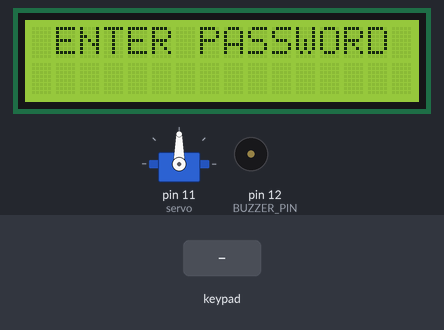
Simulated run of this sketch. Board: Arduino Uno, built with avr-gcc and run on an emulated ATmega328P. Parts: servo, 16×2 character LCD, buzzer (waves = sounding, pin HIGH). The test bench sets the inputs (shaded band).

Above: at 4.2 s.
4.3 s: keypad keys 6 5 9 8 2 5 D pressed 0.4 s apart
At 8.3 s:
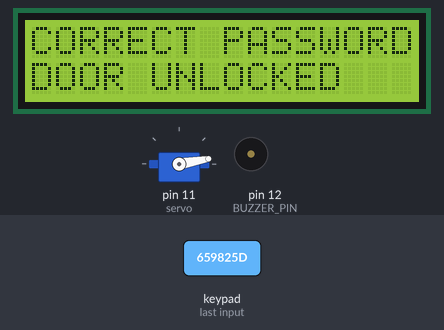
8.6 s: key 'D' pressed
At 10.9 s:
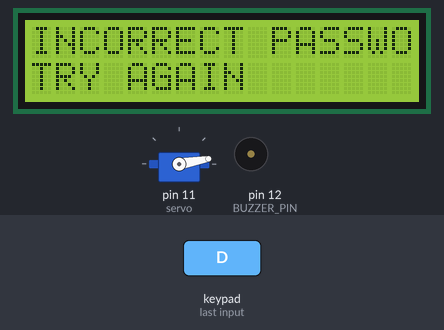
11.0 s: keypad keys 6 5 9 8 2 5 D pressed 0.4 s apart
At 15.0 s:
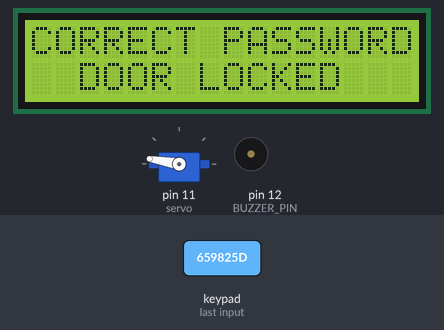
15.3 s: keypad keys 2 3 4 5 D pressed 0.4 s apart
At 17.18 s:
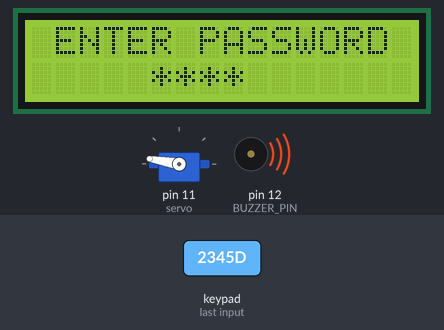
18.8 s: keypad keys 6 5 9 8 2 5 pressed 0.4 s apart
At 21.8 s:
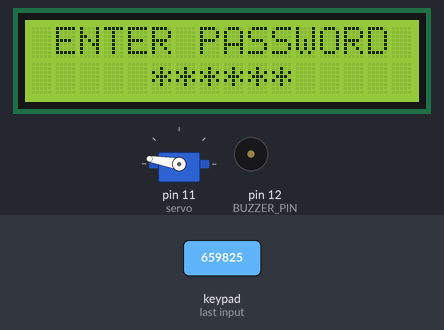
22.8 s: keypad keys 6 7 8 9 D pressed 0.4 s apart
At 27.11 s:
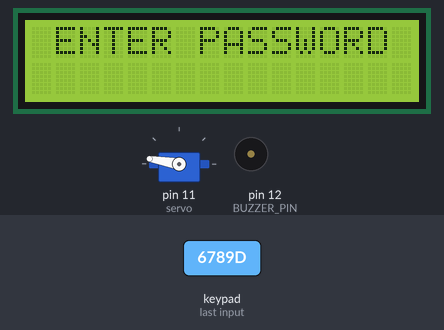
Timing chart, 0 to 27.3 s (numbered marks = the images above; inputs shaded):
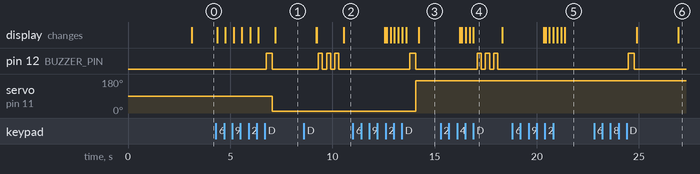

The sketch:

Door_Unlock_System.ino
```cpp
#include <Servo.h>
#include <LiquidCrystal_I2C.h>
#include <Keypad.h>
#include <Password.h>

#define BUZZER_PIN 12

Servo servo;
LiquidCrystal_I2C lcd(0x27, 16, 2);

Password password("659825");

const byte MAX_PASS_LENGTH = 6;
byte currentPasswordLength = 0;

const byte ROWS = 4;
const byte COLS = 4;

char keys[ROWS][COLS] = {
  {'D', 'C', 'B', 'A'},
  {'#', '9', '6', '3'},
  {'0', '8', '5', '2'},
  {'*', '7', '4', '1'},
};

byte rowPins[ROWS] = {2, 3, 4, 5};
byte colPins[COLS] = {6, 7, 8, 9};

Keypad keypad(makeKeymap(keys), rowPins, colPins, ROWS, COLS);

void setup() {
  Serial.begin(9600);
  pinMode(BUZZER_PIN, OUTPUT);
  servo.attach(11); // Attach the servo to pin 13
  servo.write(90);  // Set initial position to 90 degrees (middle position)
  lcd.init();
  lcd.backlight();
  lcd.setCursor(3, 0);
  lcd.print("WELCOME TO");
  lcd.setCursor(0, 1);
  lcd.print("DOOR LOCK SYSTEM");
  delay(3000);
  lcd.clear();
}

void loop() {
  lcd.setCursor(1, 0);
  lcd.print("ENTER PASSWORD");

  char key = keypad.getKey();
  if (key != NO_KEY) {
    delay(60);
    if (key == 'C') {
      resetPassword();
    } else if (key == 'D') {
      if (password.evaluate()) {
        if (servo.read() == 90) { // Check if servo is in the middle position
          doorOpen();
        } else {
          doorLocked();
        }
      } else {
        invalidPassword();
      }
    } else {
      processNumberKey(key);
    }
  }
}

void processNumberKey(char key) {
  if (currentPasswordLength < MAX_PASS_LENGTH) {
    lcd.setCursor(currentPasswordLength + 5, 1);
    lcd.print("*");
    currentPasswordLength++;
    password.append(key);
  }
}

void doorOpen() {
  digitalWrite(BUZZER_PIN, HIGH);
  delay(300);
  digitalWrite(BUZZER_PIN, LOW);
  servo.write(10); // Open position (adjust as necessary)
  delay(100);
  lcd.clear();
  lcd.print("CORRECT PASSWORD");
  lcd.setCursor(0, 1);
  lcd.print("DOOR UNLOCKED");
  delay(2000);
  lcd.clear();
  resetPassword();
}

void doorLocked() {
  digitalWrite(BUZZER_PIN, HIGH);
  delay(300);
  digitalWrite(BUZZER_PIN, LOW);
  servo.write(170); // Locked position (adjust as necessary)
  delay(100);
  lcd.clear();
  lcd.print("CORRECT PASSWORD");
  lcd.setCursor(2, 1);
  lcd.print("DOOR LOCKED");
  delay(2000);
  lcd.clear();
  resetPassword();
}

void invalidPassword() {
  for (int i = 0; i < 3; i++) {
    digitalWrite(BUZZER_PIN, HIGH);
    delay(200);
    digitalWrite(BUZZER_PIN, LOW);
    delay(200);
  }
  lcd.clear();
  lcd.print("INCORRECT PASSWORD");
  lcd.setCursor(0, 1);
  lcd.print("TRY AGAIN");
  delay(2000);
  lcd.clear();
  resetPassword();
}

void resetPassword() {
  password.reset();
  currentPasswordLength = 0;
  for (byte i = 0; i < MAX_PASS_LENGTH; i++) {
    lcd.setCursor(i + 5, 1);
    lcd.print(" ");
  }
}
```

Measured:
- after the input at 4.3 s, pin 12 (BUZZER_PIN): LOW → HIGH after 2.5 s, → LOW 0.30 s later; servo on pin 11 (servo): 90° → 10° after 2.8 s; the display: first changes after 0.06 s (image 1 shows a later state)
- after the input at 8.6 s, pin 12 (BUZZER_PIN): alternates HIGH for 0.20 s and LOW for 0.20 s, 6 changes in all, then stays LOW, starting after 0.72 s; the display: first differs from a run without the input after 1.9 s (image 2)
- after the input at 11.0 s, pin 12 (BUZZER_PIN): LOW → HIGH after 2.8 s, → LOW 0.30 s later; servo on pin 11 (servo): 10° → 170° after 3.1 s; the display: first differs from a run without the input after 1.7 s (image 3 shows a later state)
- after the input at 15.3 s, pin 12 (BUZZER_PIN): alternates HIGH for 0.20 s and LOW for 0.20 s, 6 changes in all, then stays LOW, starting after 1.8 s; the display: first differs from a run without the input after 1.0 s (image 4 shows a later state)
- after the input at 18.8 s, the display: first differs from a run without the input after 1.6 s (image 5 shows a later state)
- after the input at 22.8 s, pin 12 (BUZZER_PIN): LOW → HIGH after 1.7 s, → LOW 0.30 s later; the display: first changes after 2.1 s (image 6 shows a later state)
